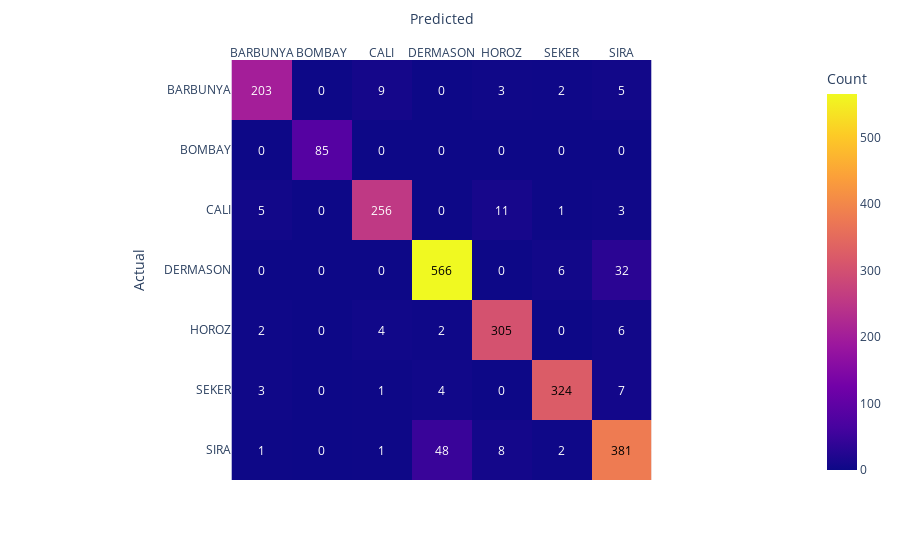

This figure's notebook cell:
### Markdown cell above
### 6.8 Stacking Classifier

### Code cell
from sklearn.ensemble import StackingClassifier


lr = LogisticRegression(C=100, penalty='l1', max_iter=1000,solver='saga', multi_class='multinomial')
svc = SVC(kernel= 'rbf', gamma= 0.01, C= 10000)
dt = DecisionTreeClassifier(min_samples_split= 10, max_depth= 15, criterion ='entropy')
nb = GaussianNB(var_smoothing= 2.848035868435799e-08)
kn = KNeighborsClassifier(n_neighbors= 9)
rf = RandomForestClassifier(n_estimators= 200, min_samples_split= 5, max_depth = 25, criterion= "log_loss")

models = [
    ('lr', lr),
     ('svc', svc), ('nb', nb), ('rf', rf), ('dt', dt), ('kn', kn)]
stack = StackingClassifier(estimators=models, final_estimator=LogisticRegression( max_iter=1000,solver='saga', multi_class='multinomial'))
stack.fit(X_train, y_encoded2)
y_pred = stack.predict(X_val)
y_val = labelencoder.inverse_transform(y_val_encoded2)
y_pred = labelencoder.inverse_transform(y_pred)
print(classification_report(y_val, y_pred, target_names=['BARBUNYA', 'BOMBAY', 'CALI', 'DERMASON', 'HOROZ', 'SEKER', 'SIRA']))
plot_confusion_matrix(y_val, y_pred, class_names)

### Figure 1 — Plotly figure (JSON) as saved in the notebook; plotly's stock layout.template omitted (floating-point values rounded to 4 significant figures)
{"data": [{"coloraxis": "coloraxis", "hovertemplate": "Predicted: %{x}<br>Actual: %{y}<br>Count: %{z}<extra></extra>", "name": "0", "type": "heatmap", "x": ["BARBUNYA", "BOMBAY", "CALI", "DERMASON", "HOROZ", "SEKER", "SIRA"], "xaxis": "x", "y": ["BARBUNYA", "BOMBAY", "CALI", "DERMASON", "HOROZ", "SEKER", "SIRA"], "yaxis": "y", "z": [[203, 0, 9, 0, 3, 2, 5], [0, 85, 0, 0, 0, 0, 0], [5, 0, 256, 0, 11, 1, 3], [0, 0, 0, 566, 0, 6, 32], [2, 0, 4, 2, 305, 0, 6], [3, 0, 1, 4, 0, 324, 7], [1, 0, 1, 48, 8, 2, 381]]}], "layout": {"annotations": [{"font": {"color": "white"}, "showarrow": false, "text": "203", "x": "BARBUNYA", "y": "BARBUNYA"}, {"font": {"color": "white"}, "showarrow": false, "text": "0", "x": "BOMBAY", "y": "BARBUNYA"}, {"font": {"color": "white"}, "showarrow": false, "text": "9", "x": "CALI", "y": "BARBUNYA"}, {"font": {"color": "white"}, "showarrow": false, "text": "0", "x": "DERMASON", "y": "BARBUNYA"}, {"font": {"color": "white"}, "showarrow": false, "text": "3", "x": "HOROZ", "y": "BARBUNYA"}, {"font": {"color": "white"}, "showarrow": false, "text": "2", "x": "SEKER", "y": "BARBUNYA"}, {"font": {"color": "white"}, "showarrow": false, "text": "5", "x": "SIRA", "y": "BARBUNYA"}, {"font": {"color": "white"}, "showarrow": false, "text": "0", "x": "BARBUNYA", "y": "BOMBAY"}, {"font": {"color": "white"}, "showarrow": false, "text": "85", "x": "BOMBAY", "y": "BOMBAY"}, {"font": {"color": "white"}, "showarrow": false, "text": "0", "x": "CALI", "y": "BOMBAY"}, {"font": {"color": "white"}, "showarrow": false, "text": "0", "x": "DERMASON", "y": "BOMBAY"}, {"font": {"color": "white"}, "showarrow": false, "text": "0", "x": "HOROZ", "y": "BOMBAY"}, {"font": {"color": "white"}, "showarrow": false, "text": "0", "x": "SEKER", "y": "BOMBAY"}, {"font": {"color": "white"}, "showarrow": false, "text": "0", "x": "SIRA", "y": "BOMBAY"}, {"font": {"color": "white"}, "showarrow": false, "text": "5", "x": "BARBUNYA", "y": "CALI"}, {"font": {"color": "white"}, "showarrow": false, "text": "0", "x": "BOMBAY", "y": "CALI"}, {"font": {"color": "white"}, "showarrow": false, "text": "256", "x": "CALI", "y": "CALI"}, {"font": {"color": "white"}, "showarrow": false, "text": "0", "x": "DERMASON", "y": "CALI"}, {"font": {"color": "white"}, "showarrow": false, "text": "11", "x": "HOROZ", "y": "CALI"}, {"font": {"color": "white"}, "showarrow": false, "text": "1", "x": "SEKER", "y": "CALI"}, {"font": {"color": "white"}, "showarrow": false, "text": "3", "x": "SIRA", "y": "CALI"}, {"font": {"color": "white"}, "showarrow": false, "text": "0", "x": "BARBUNYA", "y": "DERMASON"}, {"font": {"color": "white"}, "showarrow": false, "text": "0", "x": "BOMBAY", "y": "DERMASON"}, {"font": {"color": "white"}, "showarrow": false, "text": "0", "x": "CALI", "y": "DERMASON"}, {"font": {"color": "black"}, "showarrow": false, "text": "566", "x": "DERMASON", "y": "DERMASON"}, {"font": {"color": "white"}, "showarrow": false, "text": "0", "x": "HOROZ", "y": "DERMASON"}, {"font": {"color": "white"}, "showarrow": false, "text": "6", "x": "SEKER", "y": "DERMASON"}, {"font": {"color": "white"}, "showarrow": false, "text": "32", "x": "SIRA", "y": "DERMASON"}, {"font": {"color": "white"}, "showarrow": false, "text": "2", "x": "BARBUNYA", "y": "HOROZ"}, {"font": {"color": "white"}, "showarrow": false, "text": "0", "x": "BOMBAY", "y": "HOROZ"}, {"font": {"color": "white"}, "showarrow": false, "text": "4", "x": "CALI", "y": "HOROZ"}, {"font": {"color": "white"}, "showarrow": false, "text": "2", "x": "DERMASON", "y": "HOROZ"}, {"font": {"color": "black"}, "showarrow": false, "text": "305", "x": "HOROZ", "y": "HOROZ"}, {"font": {"color": "white"}, "showarrow": false, "text": "0", "x": "SEKER", "y": "HOROZ"}, {"font": {"color": "white"}, "showarrow": false, "text": "6", "x": "SIRA", "y": "HOROZ"}, {"font": {"color": "white"}, "showarrow": false, "text": "3", "x": "BARBUNYA", "y": "SEKER"}, {"font": {"color": "white"}, "showarrow": false, "text": "0", "x": "BOMBAY", "y": "SEKER"}, {"font": {"color": "white"}, "showarrow": false, "text": "1", "x": "CALI", "y": "SEKER"}, {"font": {"color": "white"}, "showarrow": false, "text": "4", "x": "DERMASON", "y": "SEKER"}, {"font": {"color": "white"}, "showarrow": false, "text": "0", "x": "HOROZ", "y": "SEKER"}, {"font": {"color": "black"}, "showarrow": false, "text": "324", "x": "SEKER", "y": "SEKER"}, {"font": {"color": "white"}, "showarrow": false, "text": "7", "x": "SIRA", "y": "SEKER"}, {"font": {"color": "white"}, "showarrow": false, "text": "1", "x": "BARBUNYA", "y": "SIRA"}, {"font": {"color": "white"}, "showarrow": false, "text": "0", "x": "BOMBAY", "y": "SIRA"}, {"font": {"color": "white"}, "showarrow": false, "text": "1", "x": "CALI", "y": "SIRA"}, {"font": {"color": "white"}, "showarrow": false, "text": "48", "x": "DERMASON", "y": "SIRA"}, {"font": {"color": "white"}, "showarrow": false, "text": "8", "x": "HOROZ", "y": "SIRA"}, {"font": {"color": "white"}, "showarrow": false, "text": "2", "x": "SEKER", "y": "SIRA"}, {"font": {"color": "black"}, "showarrow": false, "text": "381", "x": "SIRA", "y": "SIRA"}], "coloraxis": {"colorbar": {"title": {"text": "Count"}}, "colorscale": [[0, "#0d0887"], [0.1111, "#46039f"], [0.2222, "#7201a8"], [0.3333, "#9c179e"], [0.4444, "#bd3786"], [0.5556, "#d8576b"], [0.6667, "#ed7953"], [0.7778, "#fb9f3a"], [0.8889, "#fdca26"], [1, "#f0f921"]]}, "margin": {"t": 60}, "xaxis": {"anchor": "y", "constrain": "domain", "domain": [0, 1], "scaleanchor": "y", "side": "top", "title": {"text": "Predicted"}}, "yaxis": {"anchor": "x", "autorange": "reversed", "constrain": "domain", "domain": [0, 1], "title": {"text": "Actual"}}}}
